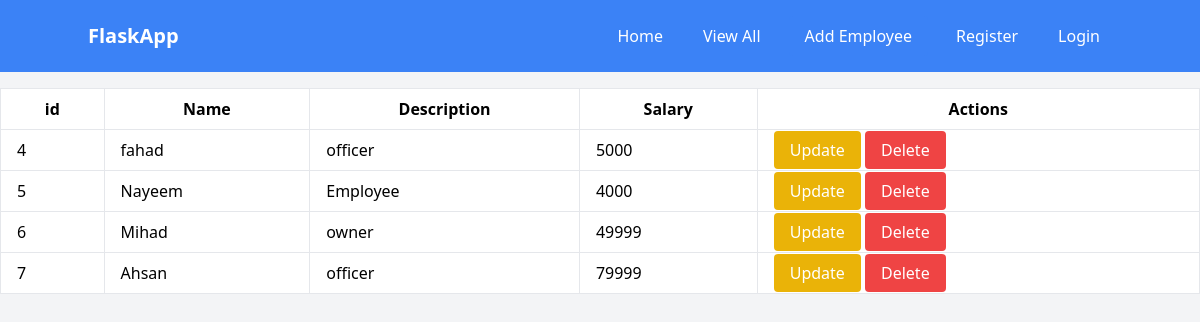
Page /views on the earlier database version.
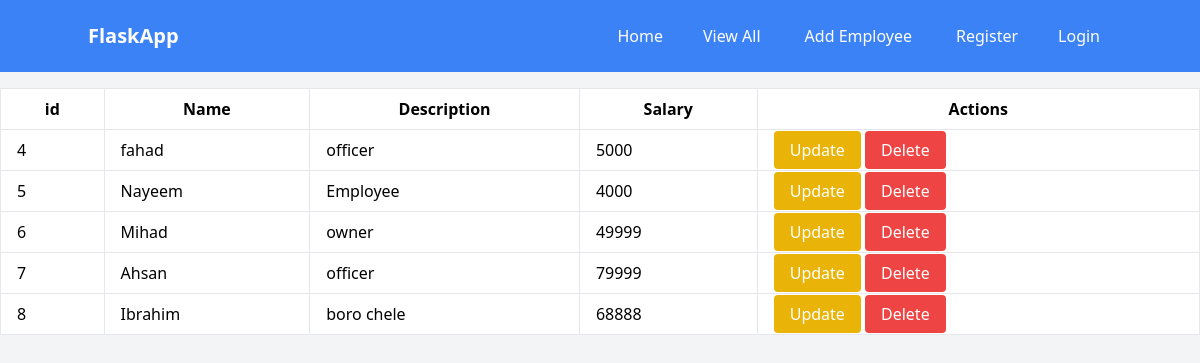
Same page on the later database version.
### models.py (models this page shows)
class Add_Info(db.Model):
    id = db.Column(db.Integer, primary_key=True)
    name = db.Column(db.String(100), nullable=False)
    description = db.Column(db.String(100), nullable=False)
    salary = db.Column(db.Integer)

### app.py (the view)
@app.route('/views')
def views():
    data = Add_Info.query.all()
    return render_template('views.html', data=data)

### templates/views.html (shortened to what this page needs)
{% extends 'base.html' %}
{% block content %}
    <table class="min-w-full bg-white border border-gray-300 mt-4">
        <thead>
            <tr>
                <th class="border px-4 py-2">id</th>
                <th class="border px-4 py-2">Name</th>
                <th class="border px-4 py-2">Description</th>
                <th class="border px-4 py-2">Salary</th>
                <th class="border px-4 py-2">Actions</th>
            </tr>
        </thead>
        <tbody>
            {% for add in data %}
                <tr>
                    <td class="border px-4 py-2">{{ add.id }}</td>
                    <td class="border px-4 py-2">{{ add.name }}</td>
                    <td class="border px-4 py-2">{{ add.description }}</td>
                    <td class="border px-4 py-2">{{ add.salary }}</td>
                    <td class="border px-4 py-2">
                        <a href="{{ url_for('update', id=add.id) }}" class="bg-yellow-500 text-white px-4 py-2 rounded">Update</a>
                        <a href="{{ url_for('delete', id=add.id) }}" class="bg-red-500 text-white px-4 py-2 rounded">Delete</a>
                    </td>
                </tr>
            {% endfor %}
        </tbody>
    </table>
{% endblock content %}

### templates/base.html (shortened to what this page needs)
<!DOCTYPE html>
<html lang="en">
<head>
    <script src="https://cdn.tailwindcss.com"></script>
</head>
<body class="bg-gray-100">
    <nav class="bg-blue-500 p-4">
        <div class="container mx-auto flex justify-between items-center">
            <a href="/" class="text-white text-xl font-bold">FlaskApp</a>
            <div class="hidden md:flex space-x-4">
                <a href="{{ url_for('home') }}" class="text-white hover:bg-blue-700 px-3 py-2 rounded">Home</a>
                <a href="{{ url_for('views') }}" class="text-white hover:bg-blue-700 px-3 py-2 rounded">View All</a>
                <a href="{{ url_for('add_info') }}" class="bg-blue-500 text-white px-4 py-2 rounded">Add Employee</a>
                <a href="{{ url_for('signup') }}" class="text-white hover:bg-blue-700 px-3 py-2 rounded">Register</a>
                <a href="{{ url_for('login') }}" class="text-white hover:bg-blue-700 px-3 py-2 rounded">Login</a>
            </div>
        </div>
    </nav>
    <div class="bg-gray-100 flex items-center justify-center max-h-screen">
        {% block content %}
        {% endblock content %}
    </div>
</body>
</html>

Differences in the rows shown:
added Add_Info: id "8", name "Ibrahim", description "boro chele", salary "68888"
